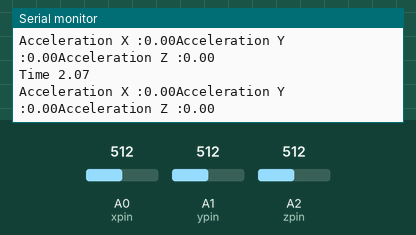
This sketch was run on a simulated Arduino Uno, built with avr-gcc and run on an emulated ATmega328P. Parts: the last lines printed to the serial monitor. Inputs (shaded band) come from the test bench; at power-on: A0 (xpin) = 512, A1 (ypin) = 512, A2 (zpin) = 512.

Above: at 2.2 s.
2.3 s: A0 (xpin) set to 498
At 2.36 s:
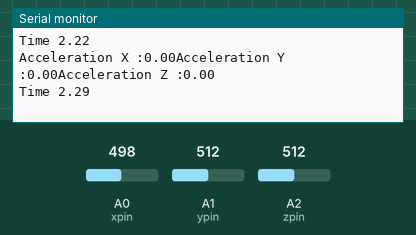
5.3 s: A1 (ypin) set to 497
At 5.32 s:
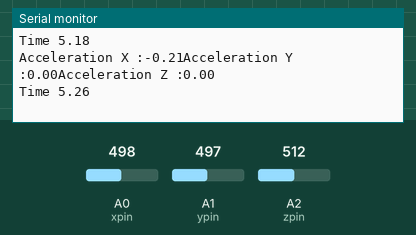
8.3 s: A2 (zpin) set to 499
At 8.32 s:
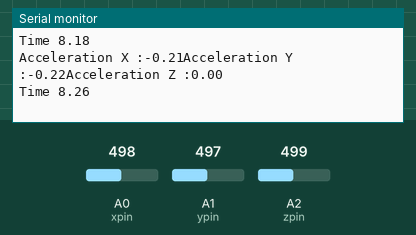
Timing chart, 0 to 11.3 s (numbered marks = the images above; inputs shaded):
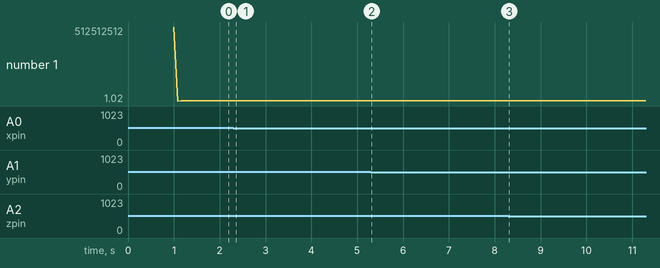

The sketch:

AccelerometerCode.ino
```cpp
int Xread;
int Xrest;

int Yread;
int Yrest;

int Zread;
int Zrest;

double Gx;
double Gy;
double Gz;

int xpin = 0;
int ypin = 1;
int zpin = 2;

int t1;
int acc=0;

void setup()
{
  Serial.begin(9600);

  digitalWrite(13,HIGH);
  delay(1000);
  Xrest=analogRead(xpin);
  Serial.print(Xrest);
  Yrest=analogRead(ypin);
  Serial.print(Yrest);
  Zrest=analogRead(zpin);
  Serial.print(Zrest);
  digitalWrite(13,LOW);
}
void loop()
{
  Serial.print("Time ");
  t1=millis();
  Serial.println(t1*0.001);

  Xread = analogRead(xpin)-Xrest;
  Yread=analogRead(ypin)-Yrest;
  Zread=analogRead(zpin)-Zrest;

  Gx=Xread/67.584;
  Gy=Yread/67.584;
  Gz=Zread/67.584;

  Serial.print("Acceleration X :");
  Serial.print(Gx);
  Serial.print("Acceleration Y :");
  Serial.print(Gy);
  Serial.print("Acceleration Z :");
  Serial.print(Gz);
  Serial.print("\n");


}
```

Measured:
- the behaviour switches between 512 and 511 on A0 (xpin) (found by bisection; images 0 and 1)
- plotted number 1: 2.22 → 5.18 after the input at 2.3 s
